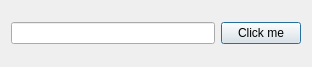
<?xml version="1.0" encoding="UTF-8"?>
<ui version="4.0">
 <class>Dialog</class>
 <widget class="QDialog" name="Dialog">
  <property name="geometry">
   <rect>
    <x>0</x>
    <y>0</y>
    <width>312</width>
    <height>67</height>
   </rect>
  </property>
  <property name="windowTitle">
   <string>Dialog</string>
  </property>
  <layout class="QHBoxLayout" name="horizontalLayout">
   <item>
    <widget class="QLineEdit" name="lineEdit">
     <property name="echoMode">
      <enum>QLineEdit::Password</enum>
     </property>
    </widget>
   </item>
   <item>
    <widget class="QPushButton" name="pushButton">
     <property name="text">
      <string>Click me</string>
     </property>
    </widget>
   </item>
  </layout>
 </widget>
 <layoutdefault spacing="6" margin="11"/>
 <resources/>
 <connections/>
</ui>
